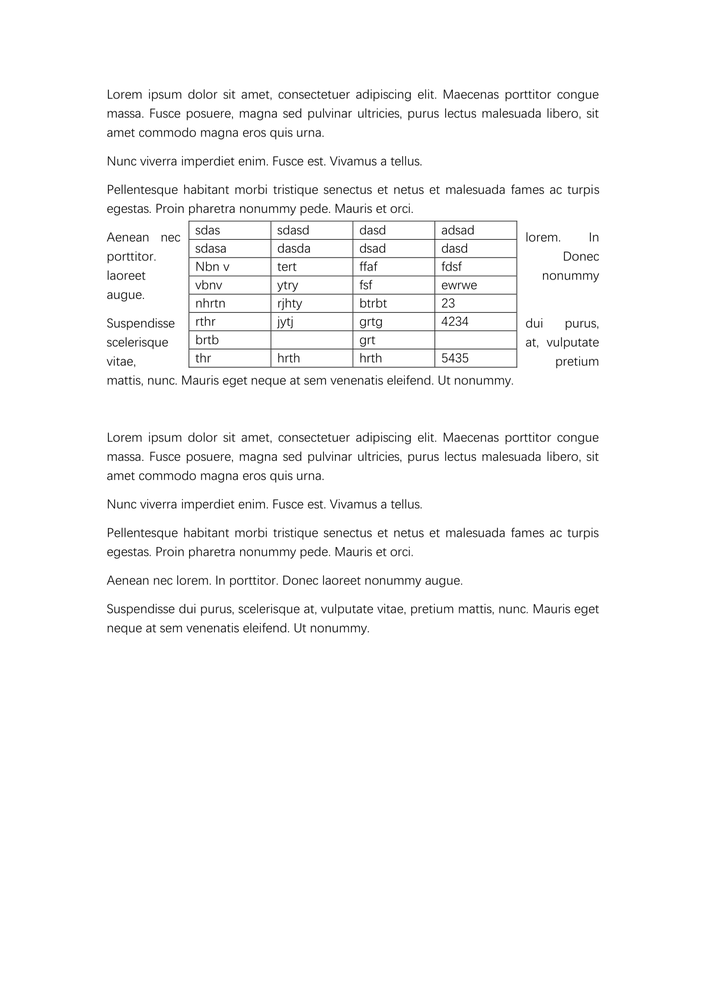
#> input picture Development/imageTest/textandtable_0.png, 706 x 999 px, shrunk from 1191 x 1684 before the run, found by its file name
$ python get_ROI_location.py
#> lines starting #> are read from the running program, lines starting #| are printed output that depends on the picture; after the words box and inside, x2 and y2 are one past the last pixel; in counts of white or black regions, pixels touching at a corner belong together
### Development/Arbeitbreich/tilt_correction.py

### Neigungskorrektur durch Horizonalenerkennung
### bei rotating ist Scanverzerrung ignorriert.

'''
- main function ---> TiltCorrection(path)
  - in this function at first call the function LSDGetLines in get_linien to mark the lines
  - then call the function GetAngle()
  - then call the function ImageRotate()

  - input    ---  the path of the image we want to tilt correct
  - return1  ---  the tilt corrected image ---> is used for ROI and Tesseract
  - return2  ---  the tilt corrected white image ---> is uesd for get ROI location


- Schritte:
  - get the locations of lines
  - correct the picture by calculating the average deflection angle of all lines with deflection angles within +-45 degrees
'''

import cv2
import numpy as np
import math
from get_linien import LSDGetLines


def GetAngle(lines):

    '''
    input     ---    list of the locations of lines, form [[x0,y0,x1,y1],[x2,y2,x3,y3],[...],[...],...]
    output    ---    angle_average of horizonal lines

    '''

    angle_list = []

    for line in lines:
        x1, y1, x2, y2 = line[0]

        if x1 == x2 or y1 == y2:
            continue
        else:
            t = float(y2-y1)/(x2-x1)
            rotate_angle = math.degrees(math.atan(t))
            #angle_list.append(rotate_angle)
            #print(angle_list)

            '''
            # dabei können nur die gegen den Uhrzeigersinn geneigte Bilder korrigiert werden.
            if rotate_angle < 0:
                angle_list.append(rotate_angle)
            else:
                rotate_angle1 = -(90 - rotate_angle)
                angle_list.append(rotate_angle1)
            '''

            # dabei können nur die Bilder mit Neigungswinkeln innerhalb von +-45 Grad korrigiert werden.

            angle_list.append(rotate_angle)

    if len(angle_list) == 0:
        # print('Das Bild ist korrekt.')
        angle_average = 0
    else:
        angle_list_45 = [angle_list[i] for i in range(len(angle_list)) if abs(angle_list[i])< 45] # list for angle < +-45
        #print(angle_list_45)
        #print(angle_list)

        if len(angle_list_45) == 0: # if no abs(anlge) < 45
            angle_average = sum(angle_list)/len(angle_list)  # in this way can correct the table when only vertikal line get
        else:
            angle_average = sum(angle_list_45)/len(angle_list_45)


    if __name__ == '__main__':
        print(angle_average)
        # print(angle_list)
    return angle_average


def ImageRotate(image, angle):

    '''
    input   ---  image: the image we want to rotate
    input   ---  angle: rotate anglel
    return  ---  the rotated image

    '''

    # get the shape of the image and then determine the rotate center

    h, w = image.shape[0:2]
    center_X, center_Y = w // 2, h // 2

    # make the rotation matrix
    M = cv2.getRotationMatrix2D((center_X, center_Y), angle, 1.0)

    # adaptive image border size
    cos = np.abs(M[0, 0])
    sin = np.abs(M[0, 1])

    # compute the new bounding dimensions of the image
    new_w = int((h * sin) + (w * cos))
    new_h = int((h * cos) + (w * sin))

    # adjust the rotation matrix to take into account translation
    M[0, 2] += (new_w / 2) - center_X
    M[1, 2] += (new_h / 2) - center_Y


    # perform the actual rotation and return the image
    # borderValue
    image_rotate = cv2.warpAffine(image, M, (new_w, new_h), borderValue=(255,255,255))
    return image_rotate
    # borderValue default（0, 0 , 0）
    # return cv2.warpAffine(image, M, (nW, nH))


def TiltCorrection(path):

    '''
    input  --- the path of the image we want to tilt correct
    return --- the tilt corrected image

    '''
#> called with path = 'Development\\imageTest\\textandtable_0.png'

    gray_image = cv2.imread(path, 0)
#> gray_image is the input picture: shape (999, 706); min 0, max 255, mean 248.6

    if __name__ == '__main__':
        cv2.imshow('original',gray_image)
        cv2.waitKey()

    lines, white_image = LSDGetLines(gray_image, 20)
#> the loop in LSDGetLines, `for dline in dlines[0]:` made 106 passes
#> (dline, x0, y0, x1, y1, long) on passes 1 to 7: ([[200.4, 614.5, 200.4, 606.5]], 200, 615, 200, 606, 81), ([[466.7, 243.5, 466.7, 251.5]], 467, 243, 467, 252, 81), ([[322.4, 583.5, 322.4, 575.5]], 322, 584, 322, 576, 64), ([[384.8, 225.5, 384.8, 233.5]], 385, 225, 385, 234, 81), ([[432.5, 239.5, 352.5, 239.5]], 432, 240, 352, 240, 6400), ([[350.5, 239.5, 270.5, 239.5]], 350, 240, 270, 240, 6400), ([[514.5, 239.5, 434.5, 239.5]], 514, 240, 434, 240, 6400)
#> after the loop in LSDGetLines, `for dline in dlines[0]:`:
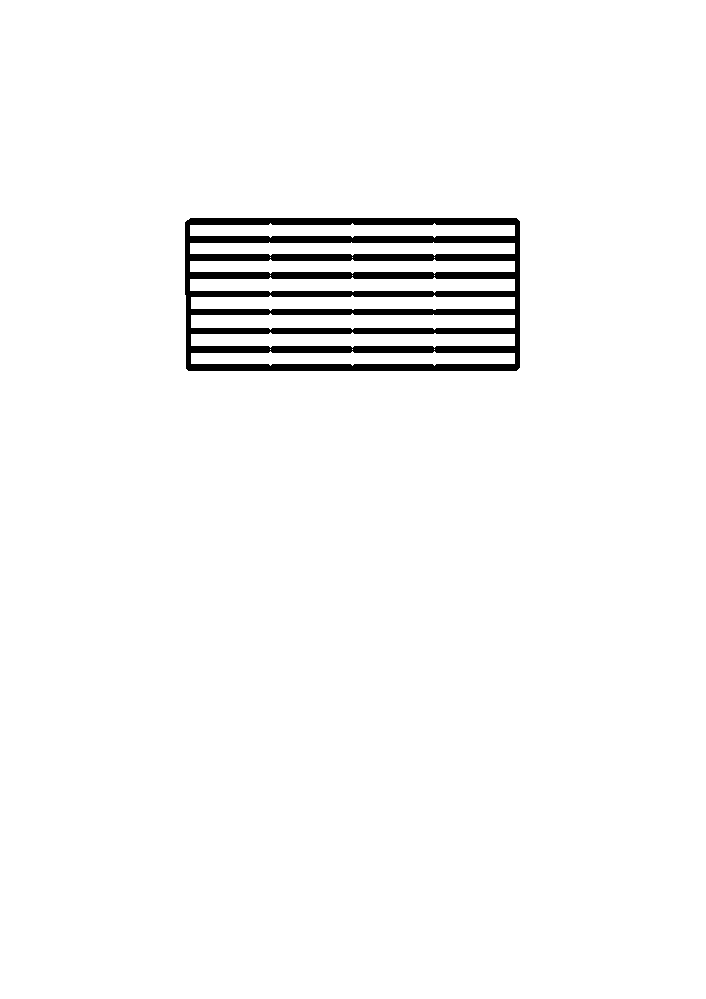
#> white_image: shape (999, 706, 1) float64; 97.1% white; 1 black region, box (x1, y1, x2, y2) and area: (185, 218, 520, 371) 20793
#> after the loop in LSDGetLines, `for dline in dlines[0]:`: dlines_long = 68 items, first 6: [[432.5, 239.5, 352.5, 239.5]], [[350.5, 239.5, 270.5, 239.5]], [[514.5, 239.5, 434.5, 239.5]], [[268.5, 239.5, 189.5, 239.5]], [[350.5, 312.5, 272.5, 312.5]], [[268.5, 312.5, 190.5, 312.5]]
#> lines has the same summary as dlines_long in LSDGetLines

    angle = GetAngle(lines)
#> the loop in GetAngle, `for line in lines:` made 68 passes
#> (x1, y1, x2, y2, t, rotate_angle) on passes 9, 15, 16, 17, 19, 20, 21, 30: (272.5, 311.4, 350.5, 311.4, -0.000335, -0.0192), (190.5, 311.4, 268.5, 311.4, -1.57e-06, -8.97e-05), (354.5, 311.4, 432.5, 311.4, -6.65e-06, -0.000381), (435.5, 311.4, 514.5, 311.4, -8.77e-05, -0.00502), (272.5, 238.4, 350.5, 238.4, 6.65e-06, 0.000381), (354.5, 238.4, 432.5, 238.4, -5.87e-06, -0.000336), (435.5, 238.4, 514.5, 238.4, -9.66e-05, -0.00553), (268.5, 257.7, 190.5, 257.7, -1.57e-06, -8.97e-05)
    image_rotate_cor = ImageRotate(gray_image, angle)
    white_image_cor = ImageRotate(white_image, angle)
#> call 2 of ImageRotate, with angle = -0.00101
#> in ImageRotate (call 2), `image_rotate = cv2.warpAffine(image, M, (new_w, new_h), borderValue=(2..`:
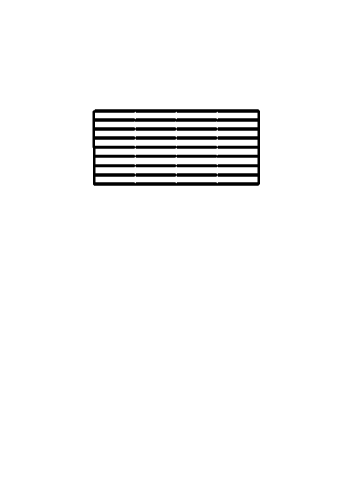
#> image_rotate: shape (999, 706) float64 (shown at 1/2 size); min 0, max 255, mean 247.5


    if __name__ == '__main__':
        cv2.imshow('white_cor',white_image_cor)
        cv2.imshow('orig_cor', image_rotate_cor)
        cv2.waitKey()

    return image_rotate_cor, white_image_cor


# [2 lines that do not run on import are left out]
    # [4 lines of commented-out code are left out]


### Development/Arbeitbreich/get_linien.py

'''

- it is the first two steps
  - color image to gray image
  - lines mark by LSD

- input is a gray image
- output1 is the lines on it
- output2 is a new white image, on it is the lines of color image, location to location

'''

import cv2
import numpy as np
import matplotlib.pyplot as plt


def LSDGetLines(img, long_size):
    '''
    input - img             --- gray image
    input - long_size       --- min-long of the line
    return - dlines_long    --- dlines_long ---> a list for long lines in the image
    return - white_image    --- is a gray image

    '''

    white_image = np.ones((img.shape[0], img.shape[1], 1))*255

    lsd = cv2.createLineSegmentDetector(0, scale=1)
    dlines = lsd.detect(img)

    dlines_long = []

    for dline in dlines[0]:
        x0 = int(round(dline[0][0]))
        y0 = int(round(dline[0][1]))
        x1 = int(round(dline[0][2]))
        y1 = int(round(dline[0][3]))

        long = (y1-y0)*(y1-y0)+(x1-x0)*(x1-x0)
        if long >= long_size*long_size:
            cv2.line(white_image, (x0, y0), (x1, y1), color = 0, thickness = 3, lineType = cv2.LINE_AA)
            # the vorteil big thickness:
            # Draw a thick line to make two adjacent lines merge into one.
            # It can be seen here that there may be black dot noise in the center of the line when thickness small
            # which should be removed
            # But it will cause the intersection point to shift
            dlines_long.append(dline)

    if __name__ == '__main__':
        #cv2.imshow('', white_image)
        #cv2.waitKey()
        plt.imshow(white_image, cmap = 'gray')
        plt.xticks([]),plt.yticks([])
        plt.show()

    if len(dlines_long) == 0:
        print('no table here')

    return dlines_long, white_image

# [10 lines that do not run on import are left out]

### Development/Arbeitbreich/get_ROI_location.py
'''
- main function ---> GetPoint()
   - input white_rotate_cor ---> black lines white backgrund
   - output1 --- location of intersection points
   - output2 --- image with only points

'''
import cv2
import numpy as np
import math
from tilt_correction import TiltCorrection


def LineRow(bina_image):  # get image only with row lines - get horizonal lines


    h, w = bina_image.shape
    hori_k = int(math.sqrt(w)*1.2)
                                        # hier für die Kernsize
                                        # https://blog.csdn.net/weixin_41189525/article/details/121889157
    kernel_hori = cv2.getStructuringElement(cv2.MORPH_RECT, (hori_k, 1))

    image_row = ~cv2.dilate(~bina_image, kernel_hori, iterations=1)  # white zone horizonal dilate then inversion
                                                                     # white lines on black background now
    image_row = cv2.dilate(image_row, kernel_hori, iterations=3)  # Iterate twice, the first to restore the line length
                                                                  # and the second to make the line longer
                                                                  # Make sure the resulting intersection shape is square


    return image_row

def LineCol(bina_image):  # get image only with col lines - get vertikal lines

    h, w = bina_image.shape


    vert_k = 20  # this parameter is difficult to find

    kernel_vert = cv2.getStructuringElement(cv2.MORPH_RECT, (1, vert_k))
    image_col = cv2.dilate(~bina_image, kernel_vert, iterations=1)


    image_col = ~image_col
    image_col = cv2.dilate(image_col, kernel_vert, iterations=3)

    return image_col


# [12 lines left out: function Or_Border, not called in this run]


def And_Border(img1, img2): # useless function, just to show the table
    '''
    merge two images

    '''
    img1 = np.array(img1,np.uint8)
    img2 = np.array(img2,np.uint8)

    image_points = cv2.bitwise_and(img1, img2)

    #if __name__ == '__main__':
    #    cv2.imshow('Border', image_points)
    #    cv2.waitKey()

    return image_points


def GetNode(white_image):


    white_image = white_image.astype(np.uint8)


    ret, bina_image = cv2.threshold(~white_image, 0, 255, cv2.THRESH_BINARY + cv2.THRESH_OTSU)


    image_row = LineRow(bina_image)
    image_col = LineCol(bina_image)

    #Border(image_row, image_col)
    image_points = And_Border(image_row, image_col)

    return image_points

# [50 lines left out: function Concentrate1, not called in this run]

def Concentrate(img):
    black_image = np.zeros((img.shape[0], img.shape[1]))
    contours, h = cv2.findContours(img, cv2.RETR_CCOMP, cv2.CHAIN_APPROX_SIMPLE)
    for i in range(len(contours)):
        cnt = contours[i]
        x = int(np.average(cnt, axis = 0)[0][0])
        y = int(np.average(cnt, axis = 0)[0][1])
        #print(np.average(cnt, axis = 0))
        black_image[y,x] = 255

    location = np.argwhere(black_image > 127)

    #cv2.imshow('',black_image)
    #cv2.waitKey()
    return location, black_image


def GetPoint(white_image):

    '''

    '''
    img = GetNode(white_image)
#> in GetNode, `ret, bina_image = cv2.threshold(~white_image, 0, 255, cv2.THRESH_BINAR..`:
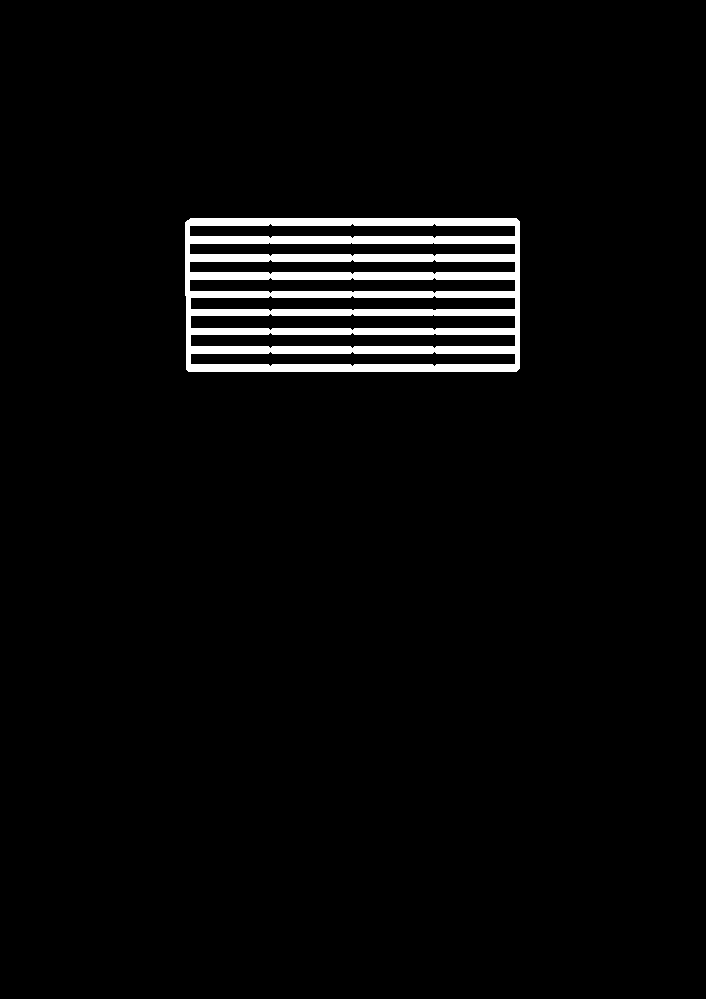
#> bina_image: shape (999, 706); 3.4% white; 1 white region, box (x1, y1, x2, y2) and area: (185, 218, 520, 372) 23733
#> in LineRow, `image_row = cv2.dilate(image_row, kernel_hori, iterations=3)`:
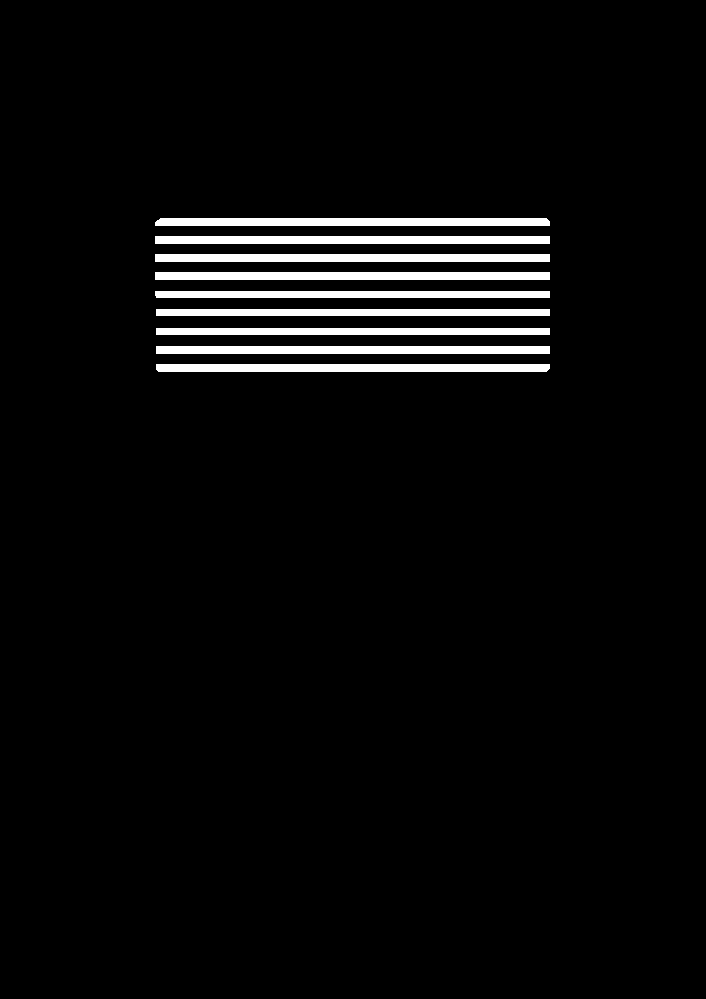
#> image_row: shape (999, 706); 3.9% white; 9 white regions, largest, box (x1, y1, x2, y2) and area: (155, 236, 550, 244) 3160, (155, 254, 550, 262) 3160, (155, 272, 550, 280) 3160
#> in LineCol, `image_col = cv2.dilate(~bina_image, kernel_vert, iterations=1)`:
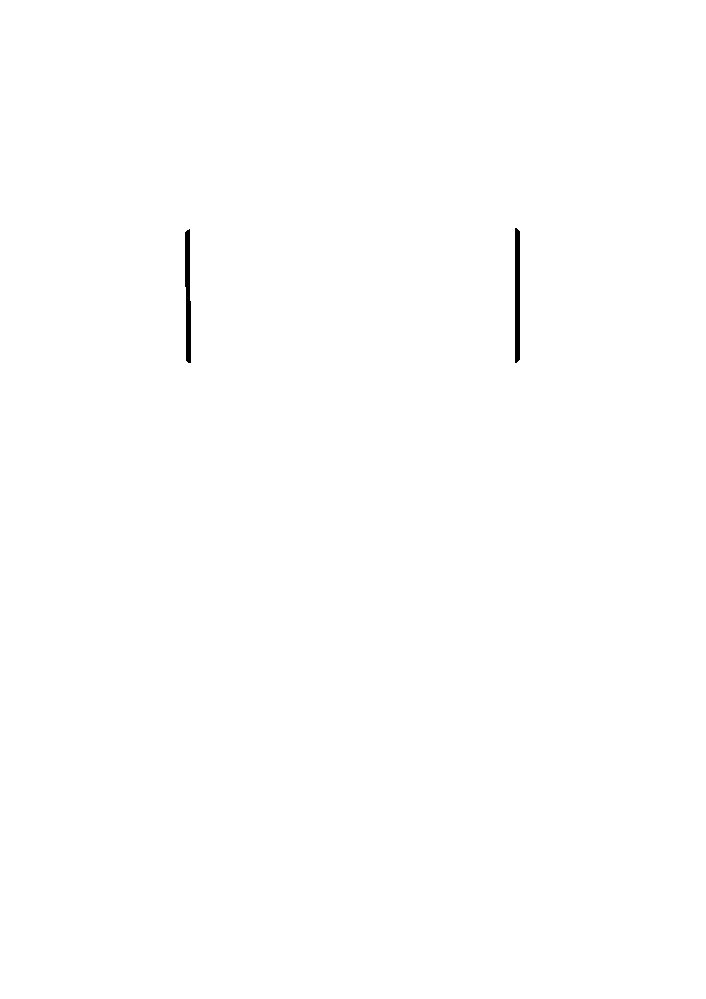
#> image_col: shape (999, 706); 99.8% white; 2 black regions, box (x1, y1, x2, y2) and area: (515, 228, 520, 363) 663, (185, 229, 191, 363) 646
    location, img_point = Concentrate(img)
#> the loop in Concentrate, `for i in range(len(contours)):` made 18 passes

    #print(location)
    #cv2.imshow('',img_point)
    #cv2.waitKey()


    return location, img_point


if __name__ == '__main__':
    image_rotate_cor, white_image_cor = TiltCorrection(r'Development\imageTest\textandtable_0.png')

    location, img_point = GetPoint(white_image_cor)

    kernel = cv2.getStructuringElement(cv2.MORPH_ELLIPSE,(7,7))
    img_point = cv2.dilate(img_point,kernel,iterations = 1)
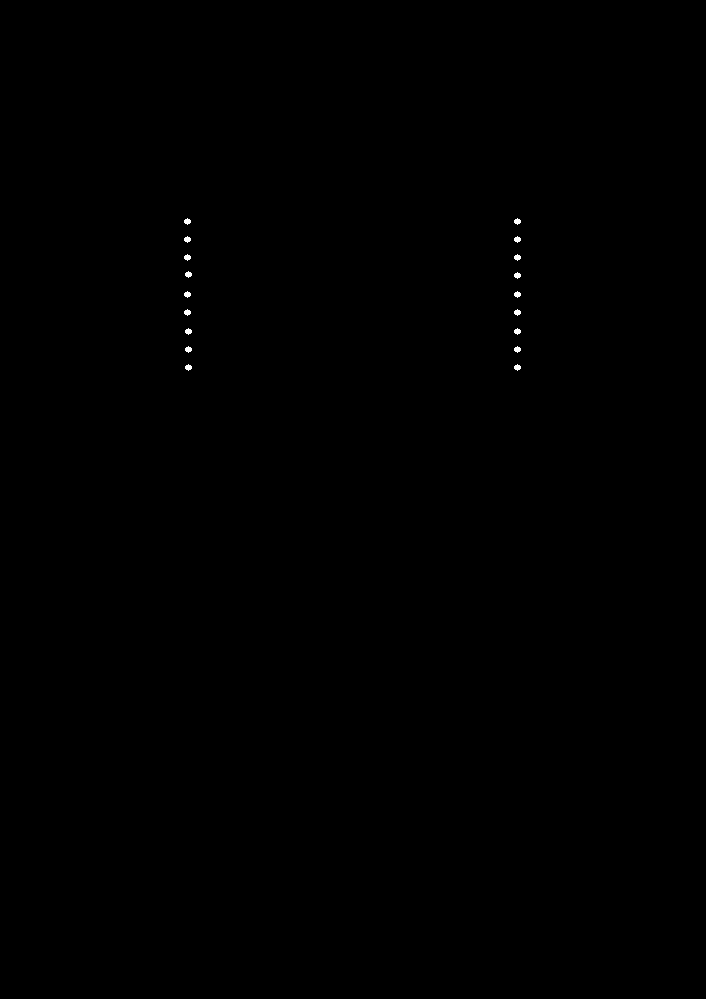
#> img_point: shape (999, 706) float64; 0.08% white; 18 white regions, largest, box (x1, y1, x2, y2) and area: (184, 218, 191, 225) 33, (514, 218, 521, 225) 33, (184, 236, 191, 243) 33
    ret, img_point  = cv2.threshold(img_point, 127, 255, cv2.THRESH_BINARY_INV)


    merge_image = cv2.merge((And_Border(image_rotate_cor, img_point), And_Border(image_rotate_cor, img_point), image_rotate_cor))
    cv2.imshow('POINT_MARK', merge_image)
    cv2.waitKey()
